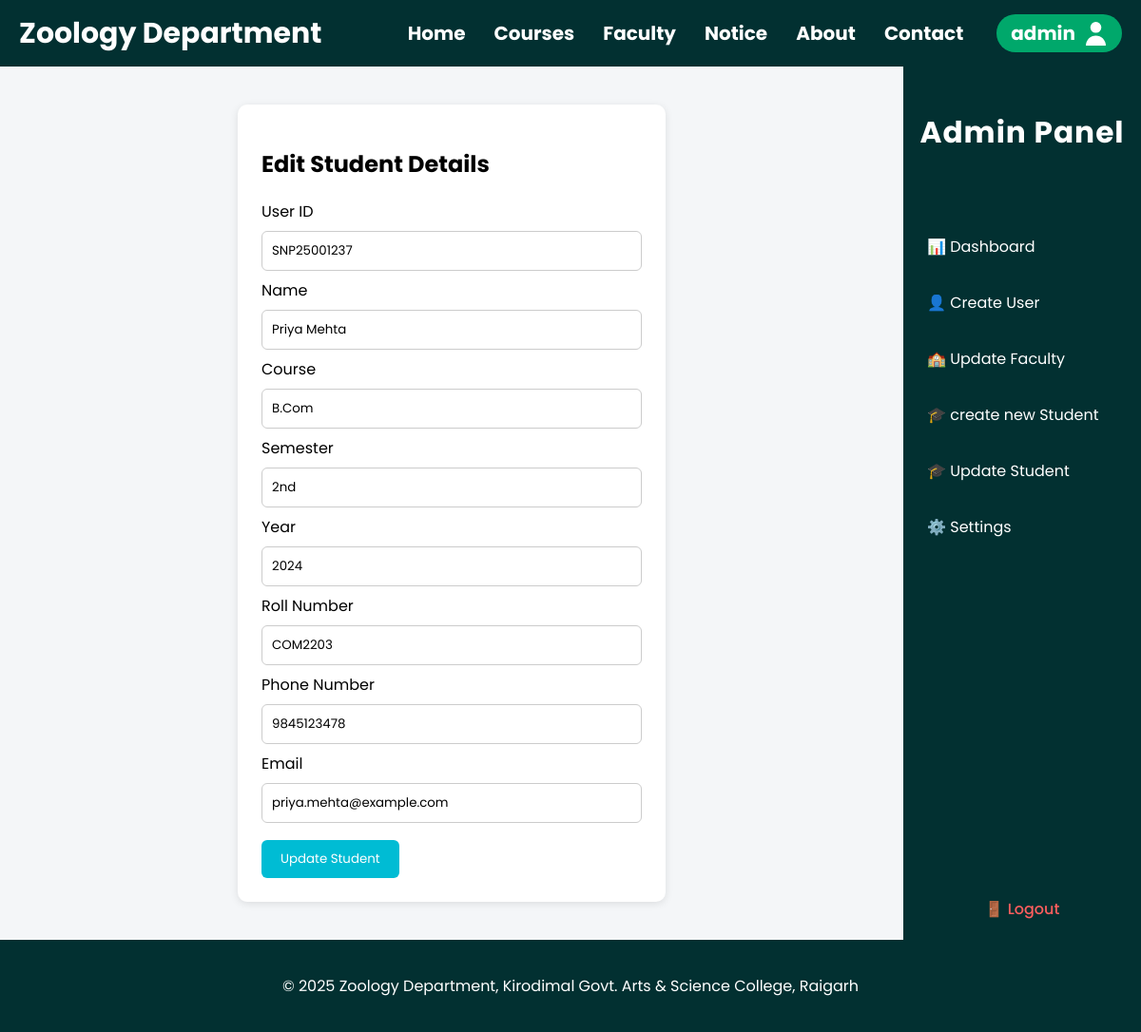
Screenshot of /edit_student.php?id=4 (signed in) with the database file from the repository.
### tables this page shows
CREATE TABLE IF NOT EXISTS `students` (
  `id` int NOT NULL AUTO_INCREMENT,
  `user_id` varchar(50) NOT NULL,
  `name` varchar(100) NOT NULL,
  `course` varchar(100) NOT NULL,
  `semester` varchar(20) NOT NULL,
  `year` varchar(10) NOT NULL,
  `roll_number` varchar(50) NOT NULL,
  `phone_number` varchar(15) DEFAULT NULL,
  `email` varchar(100) DEFAULT NULL,
  PRIMARY KEY (`id`),
  UNIQUE KEY `user_id` (`user_id`)
);

### edit_student.php (the view, shortened to what this page needs)
<?php
include 'database/database.php';
include 'header.php';
$id = $_GET['id'];
$stmt = $conn->prepare("SELECT * FROM students WHERE id = ?");
$stmt->bind_param("i", $id);
$stmt->execute();
$result = $stmt->get_result();
$student = $result->fetch_assoc();
?>
<!DOCTYPE html>
<html lang="en">
<head>
<link rel="stylesheet" href="addstudent.css">
</head>
<body>
<div class="dashboard-container">
<div class="edit-container">
    <h2>Edit Student Details</h2>
    <form action="" method="post">
        <label>User ID</label>
        <input type="text" name="user_id" value="<?php echo htmlspecialchars($student['user_id']); ?>" required>
        <label>Name</label>
        <input type="text" name="name" value="<?php echo htmlspecialchars($student['name']); ?>" required>
        <label>Course</label>
        <input type="text" name="course" value="<?php echo htmlspecialchars($student['course']); ?>" required>
        <label>Semester</label>
        <input type="text" name="semester" value="<?php echo htmlspecialchars($student['semester']); ?>" required>
        <label>Year</label>
        <input type="text" name="year" value="<?php echo htmlspecialchars($student['year']); ?>" required>
        <label>Roll Number</label>
        <input type="text" name="roll_number" value="<?php echo htmlspecialchars($student['roll_number']); ?>" required>
        <label>Phone Number</label>
        <input type="text" name="phone_number" value="<?php echo htmlspecialchars($student['phone_number']); ?>">
        <label>Email</label>
        <input type="email" name="email" value="<?php echo htmlspecialchars($student['email']); ?>">
        <input type="submit" name="update" value="Update Student">
    </form>
</div>
<aside class="sidebar">
        <div class="sidebar-header">
            <h2>Admin Panel</h2>
        </div>
        <ul class="menu">
                        <li><a href="admin_dashboard.php">📊 Dashboard</a></li>
            <li><a href="create_user.php">👤 Create User</a></li>
            <li><a href="update_faculty.php">🏫 Update Faculty</a></li>
            <li><a href="add_student.php">🎓 create new Student</a></li>
            <li><a href="update_student.php">🎓 Update Student</a></li>
            <li><a href="settings.php">⚙️ Settings</a></li>
        </ul>
        <div class="logout">
            <a href="logout.php">🚪 Logout</a>
        </div>
    </aside>
</div>
<?php include 'footer.php'; ?>
</body>
</html>

### style.css (style rules this page uses)
html, body { margin: 0; padding: 0; height: 100%; display: flex; flex-direction: column; font-family: 'Poppins', sans-serif; }

### addstudent.css (style rules this page uses)
* { box-sizing: border-box; font-family: 'Poppins', sans-serif; }
body { display: flex; background-color: #f4f6f8; min-height: 100vh; }
.dashboard-container { display: flex; width: 100%; }
.sidebar { width: 250px; background-color: #023031; color: #fff; display: flex; flex-direction: column; justify-content: space-between; padding: 20px 0; }
.sidebar-header { text-align: center; font-size: 1.3rem; font-weight: 600; margin-bottom: 20px; letter-spacing: 1px; }
.menu { list-style: none; padding: 0; }
.menu li { margin: 10px 0; }
.menu a { text-decoration: none; color: #ffffff; padding: 12px 25px; display: block; transition: 0.3s; }
.logout { text-align: center; margin-top: auto; }
.logout a { color: #ff5e5e; text-decoration: none; font-weight: 500; }

### edit_student.php (style rules this page uses)
.edit-container { background: #fff; padding: 25px; border-radius: 10px; width: 450px; margin: 40px auto; box-shadow: 0 2px 8px rgba(0,0,0,0.1); }
input[type=text], input[type=number], input[type=email] { width: 100%; padding: 10px; margin: 8px 0; border: 1px solid #ccc; border-radius: 6px; }
input[type=submit] { background: #00bcd4; color: white; padding: 10px 20px; border: none; border-radius: 6px; cursor: pointer; margin-top: 10px; }

### rows the page displays
students: user_id "SNP25001237", name "Priya Mehta", course "B.Com", semester "2nd", year "2024", roll_number "COM2203", phone_number "9845123478", email "priya.mehta@example.com"

### other values shown
$adminUsername "admin"
